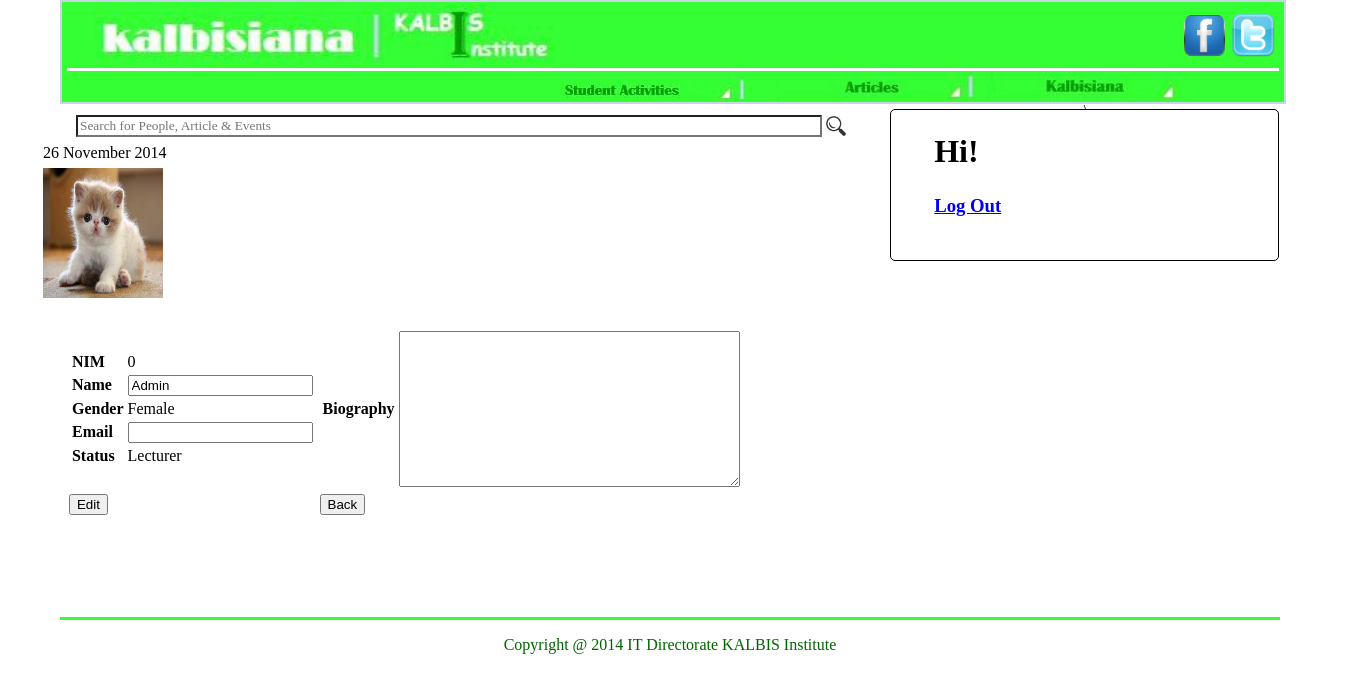
The app's page /view_writter.php?id=0 with its own data.
### tables this page shows
CREATE TABLE IF NOT EXISTS `user` (
  `id` char(10) NOT NULL,
  `nama` varchar(30) NOT NULL,
  `email` varchar(100) NOT NULL,
  `password` varchar(100) NOT NULL,
  `gender` varchar(20) NOT NULL,
  `status` text NOT NULL,
  `bio` text NOT NULL,
  `foto` text NOT NULL,
  `level` int(1) NOT NULL
);

### view_writter.php (the view, shortened to what this page needs)
<?php include ("koneksi.php")?>
<html>
	<head>
		<link type="text/css" rel="stylesheet" href="css/Style.css" />
	</head>
	<body>
		<?php require_once("header.php"); ?>
		<div id="outer_content">
			<div id="outer_kiri" class="conten_kanan_kiri">
				<div>
					<table>
						<tr>
							<td>
								<div id="outer_search">
									<table>
										<tr>
											<td>
												<div id="outer_input_text_search">
													<input type="text" id="input_text_search" placeholder="Search for People, Article & Events"/>
												</div>
											</td>
											<td>
												<div id="icon_search">
													<div id="iconnya">
														<img src="css/images/search.png" width="100%">
													</div>
												</div>
											</td>
										</tr>
									</table>
								</div>
							</td>
						</tr>
						<tr>
							<td>
								26 November 2014
							</td>
						</tr>
					</table>
				</div>
				<div>
					<div id="viewAtas">
						<table width="70%">
						<tr>
							<td width="150px">
								<img src="css/images/kucing.jpg" = width="120px" height="130px">
						</tr>
						</table>
					</div>
				</div>
				<div>
				<?php
	$id = $_GET['id'];
	$sql = "SELECT * FROM user WHERE id = '$id'";
	$hasil = mysqli_query($koneksi, $sql);
	$baris = mysqli_fetch_array($hasil);
	$a = $baris['nama'];
	$b = $baris['gender'];
	$c = $baris['email'];
	$d = $baris['status'];
	$e = $baris['bio'];
?>
					<div id="outer_article">
					<form action="edituser_proses.php" method="POST">
						<div class="tentangUser">
							<table width="100%">
								<tr>
									<td>
										<table>
											<tr>
												<td><b>NIM</b></td>
												<td><span><?php echo "$id"; ?></span></td>
											</tr>
											<tr>
												<td><b>Name</b></td>
												<td><input type="text" name="nama" value="<?php echo $a;?>"></td>
											</tr>
											<tr>
												<td><b>Gender</b></td>
												<td><span><?php echo $b; ?></span></td>
											</tr>
											<tr>
												<td><b>Email</b></td>
												<td><input type="text" name="email" value="<?php echo $c; ?>"></td>
											</tr>
											<tr>
												<td><b>Status</b></td>
												<td><span><?php echo $d; ?></span></td>
											</tr>
										</table>
									</td>
									<td>
											<table>
												<tr>
													<td>
														<b>Biography</b>
													</td>
													<td>
														<textarea type ="text" name="bio" rows="10" cols="40"><?php echo $e; ?></textarea>
													</td>
												</tr>
											</table>
									</td>
								</tr>
								<tr>
									<td><input type="submit" name="edit" value="Edit"></td>
									<td><a href ="user.php" style="text-decoration:none"><input type="submit" name="back" value="Back"></td></a>
								</tr>
							</table>
						</div>
						</form>
					</div>
				</div>
			</div>
			<div id="outer_kanan" class="conten_kanan_kiri">
				<div id="form_login">
					<div id="insert_login" border="black">
						<table>
							<tr>
								<td>
									<h1>Hi! <?php echo htmlentities($_SESSION['namaUser']);?></h1>
								</td>
							</tr>
							<tr>
								<td>
									<a href="index.php"><h3>Log Out</h3></a>
								</td>
							</tr>
						</table>
					</div>
				</div>
				</div>
			</div>
<?php require_once("footer.php"); ?>

### Css/Style.css (style rules this page uses)
body { margin:0px; }
#outer_content { width:100%; height:auto; font-family: calibri; }
#outer_kiri { width:840px; height:auto; margin-left:40px; }
#outer_kanan { width:30%; height:400px; }
.conten_kanan_kiri { float:left; }
#outer_search { border-radius:5px; margin:5px 5 0 30px; background:white; }
#outer_input_text_search { width:746px; }
#input_text_search { width:100%; background:white; font-family: calibri; }
#icon_search { width:30%; }
#iconnya { width:20px; height:20px; }
#form_login { width:95%; background:white; height:150px; border-radius:5px; margin:5px 0 0 2.5%; border:1px solid #000; font-family: calibri; }
#outer_article { width:95%; height:300px; margin-left:18px; }
#insert_login { float: left; margin-left: 30px; font-family: calibri; }
#insert_login table { margin-top: 20px; margin-left: 10px; }
.tentangUser { float:left; background:white; width:49%; height:95%; margin: 1% 0 0 1%; }

### records on screen
user: nama "Admin", gender "Female", status "Lecturer"

### other values on screen
$id "0"
